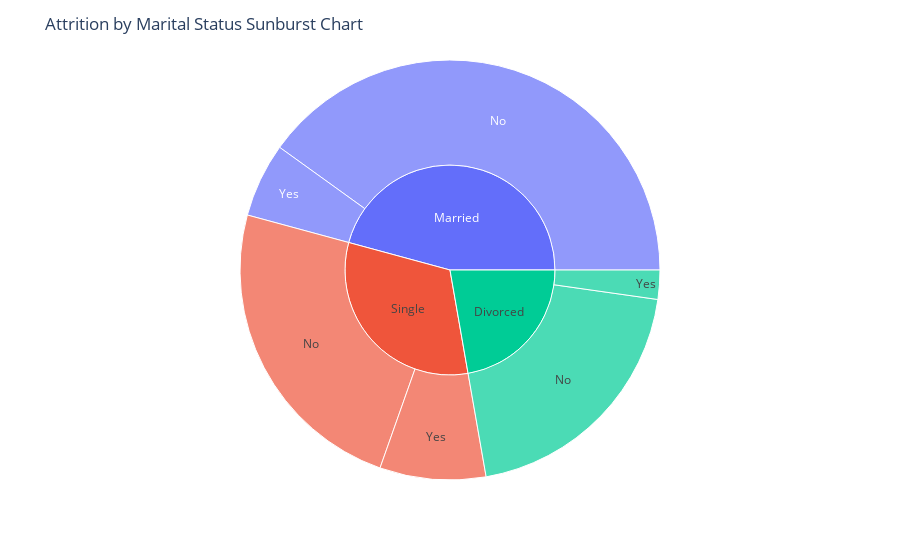

Notebook code for this chart:
### Code cell
import plotly.express as px
import pandas as pd

# Assuming you have a DataFrame named 'df' with columns 'MaritalStatus' and 'Attrition'
# Group the data by 'MaritalStatus' and 'Attrition' and count the number of employees in each category
marital_attrition_counts = final.groupby(['MaritalStatus', 'Attrition']).size().unstack()


# Create a new DataFrame with the hierarchical structure needed for the Sunburst chart
data = pd.DataFrame(columns=["MaritalStatus", "Attrition", "Count"])

for marital_status in marital_attrition_counts.index:
    data = data.append({"MaritalStatus": marital_status, "Attrition": "No", "Count": marital_attrition_counts.loc[marital_status, "No"]}, ignore_index=True)
    data = data.append({"MaritalStatus": marital_status, "Attrition": "Yes", "Count": marital_attrition_counts.loc[marital_status, "Yes"]}, ignore_index=True)

# Create the Sunburst chart
fig = px.sunburst(data, path=['MaritalStatus', 'Attrition'], values='Count')

# Customize the chart appearance if needed
fig.update_layout(title='Attrition by Marital Status Sunburst Chart')

# Show the chart
fig.show()

### Figure 1 — Plotly figure (JSON) as saved in the notebook; plotly's stock layout.template omitted (floating-point values rounded to 4 significant figures)
{"data": [{"branchvalues": "total", "domain": {"x": [0, 1], "y": [0, 1]}, "hovertemplate": "labels=%{label}<br>Count=%{value}<br>parent=%{parent}<br>id=%{id}<extra></extra>", "ids": ["Divorced/No", "Married/No", "Single/No", "Divorced/Yes", "Married/Yes", "Single/Yes", "Divorced", "Married", "Single"], "labels": ["No", "No", "No", "Yes", "Yes", "Yes", "Divorced", "Married", "Single"], "name": "", "parents": ["Divorced", "Married", "Single", "Divorced", "Married", "Single", "", "", ""], "type": "sunburst", "values": [882, 1767, 1050, 99, 252, 360, 981, 2019, 1410]}], "layout": {"legend": {"tracegroupgap": 0}, "margin": {"t": 60}, "title": {"text": "Attrition by Marital Status Sunburst Chart"}}}
